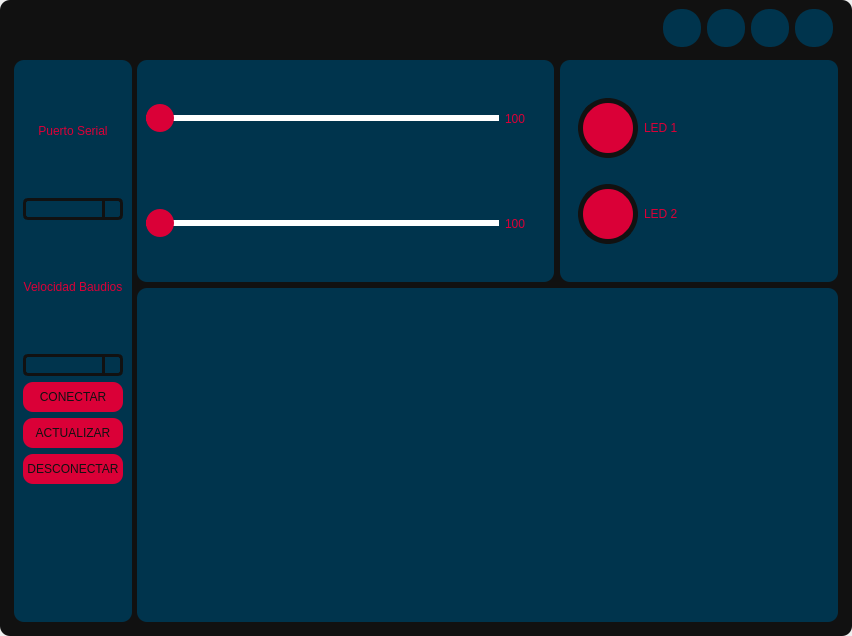
<?xml version="1.0" encoding="UTF-8"?>
<ui version="4.0">
 <class>MainWindow</class>
 <widget class="QMainWindow" name="MainWindow">
  <property name="geometry">
   <rect>
    <x>0</x>
    <y>0</y>
    <width>852</width>
    <height>636</height>
   </rect>
  </property>
  <property name="windowTitle">
   <string>MainWindow</string>
  </property>
  <widget class="QWidget" name="centralwidget">
   <layout class="QVBoxLayout" name="verticalLayout">
    <property name="spacing">
     <number>0</number>
    </property>
    <property name="leftMargin">
     <number>0</number>
    </property>
    <property name="topMargin">
     <number>0</number>
    </property>
    <property name="rightMargin">
     <number>0</number>
    </property>
    <property name="bottomMargin">
     <number>0</number>
    </property>
    <item>
     <widget class="QFrame" name="frame">
      <property name="styleSheet">
       <string notr="true">background-color: rgb(17, 17, 17);
border-radius:10px;</string>
      </property>
      <property name="frameShape">
       <enum>QFrame::StyledPanel</enum>
      </property>
      <property name="frameShadow">
       <enum>QFrame::Raised</enum>
      </property>
      <layout class="QVBoxLayout" name="verticalLayout_2">
       <item>
        <widget class="QFrame" name="frame_superior">
         <property name="minimumSize">
          <size>
           <width>0</width>
           <height>40</height>
          </size>
         </property>
         <property name="maximumSize">
          <size>
           <width>8521</width>
           <height>39</height>
          </size>
         </property>
         <property name="styleSheet">
          <string notr="true">QFrame{
background-color: rgb(17,17,17);
}

QPushButton{
border-radius:18px;
background-color: rgb(17,17,17);
}

QPushButton:hover{
	background-color:rgb(44,44,44);
}</string>
         </property>
         <property name="frameShape">
          <enum>QFrame::StyledPanel</enum>
         </property>
         <property name="frameShadow">
          <enum>QFrame::Raised</enum>
         </property>
         <layout class="QHBoxLayout" name="horizontalLayout">
          <property name="spacing">
           <number>6</number>
          </property>
          <property name="leftMargin">
           <number>10</number>
          </property>
          <property name="topMargin">
           <number>0</number>
          </property>
          <property name="rightMargin">
           <number>10</number>
          </property>
          <property name="bottomMargin">
           <number>7</number>
          </property>
          <item>
           <spacer name="horizontalSpacer">
            <property name="orientation">
             <enum>Qt::Horizontal</enum>
            </property>
            <property name="sizeHint" stdset="0">
             <size>
              <width>631</width>
              <height>20</height>
             </size>
            </property>
           </spacer>
          </item>
          <item>
           <widget class="QPushButton" name="bt_minimize">
            <property name="minimumSize">
             <size>
              <width>38</width>
              <height>38</height>
             </size>
            </property>
            <property name="maximumSize">
             <size>
              <width>38</width>
              <height>38</height>
             </size>
            </property>
            <property name="styleSheet">
             <string notr="true">Background-color: rgb(0, 52, 77);</string>
            </property>
            <property name="text">
             <string/>
            </property>
            <property name="icon">
             <iconset>
              <normaloff>imagenes/imagen_dos.png</normaloff>imagenes/imagen_dos.png</iconset>
            </property>
            <property name="iconSize">
             <size>
              <width>16</width>
              <height>16</height>
             </size>
            </property>
           </widget>
          </item>
          <item>
           <widget class="QPushButton" name="bt_maximize">
            <property name="minimumSize">
             <size>
              <width>38</width>
              <height>38</height>
             </size>
            </property>
            <property name="maximumSize">
             <size>
              <width>38</width>
              <height>38</height>
             </size>
            </property>
            <property name="styleSheet">
             <string notr="true">Background-color: rgb(0, 52, 77);</string>
            </property>
            <property name="text">
             <string/>
            </property>
            <property name="icon">
             <iconset>
              <normaloff>imagenes/imagen_dos.png</normaloff>imagenes/imagen_dos.png</iconset>
            </property>
            <property name="iconSize">
             <size>
              <width>16</width>
              <height>16</height>
             </size>
            </property>
           </widget>
          </item>
          <item>
           <widget class="QPushButton" name="bt_normal">
            <property name="minimumSize">
             <size>
              <width>38</width>
              <height>38</height>
             </size>
            </property>
            <property name="maximumSize">
             <size>
              <width>38</width>
              <height>38</height>
             </size>
            </property>
            <property name="styleSheet">
             <string notr="true">Background-color: rgb(0, 52, 77);</string>
            </property>
            <property name="text">
             <string/>
            </property>
            <property name="icon">
             <iconset>
              <normaloff>imagenes/imagen_dos.png</normaloff>imagenes/imagen_dos.png</iconset>
            </property>
            <property name="iconSize">
             <size>
              <width>16</width>
              <height>16</height>
             </size>
            </property>
           </widget>
          </item>
          <item>
           <widget class="QPushButton" name="bt_close">
            <property name="minimumSize">
             <size>
              <width>38</width>
              <height>38</height>
             </size>
            </property>
            <property name="maximumSize">
             <size>
              <width>42</width>
              <height>42</height>
             </size>
            </property>
            <property name="styleSheet">
             <string notr="true">Background-color: rgb(0, 52, 77);</string>
            </property>
            <property name="text">
             <string/>
            </property>
            <property name="icon">
             <iconset>
              <normaloff>imagenes/cerrar.png</normaloff>imagenes/cerrar.png</iconset>
            </property>
            <property name="iconSize">
             <size>
              <width>16</width>
              <height>16</height>
             </size>
            </property>
            <property name="autoDefault">
             <bool>false</bool>
            </property>
           </widget>
          </item>
         </layout>
        </widget>
       </item>
       <item>
        <widget class="QFrame" name="frame_3">
         <property name="frameShape">
          <enum>QFrame::StyledPanel</enum>
         </property>
         <property name="frameShadow">
          <enum>QFrame::Raised</enum>
         </property>
         <layout class="QVBoxLayout" name="verticalLayout_4" stretch="2">
          <property name="spacing">
           <number>5</number>
          </property>
          <property name="leftMargin">
           <number>5</number>
          </property>
          <property name="topMargin">
           <number>5</number>
          </property>
          <property name="rightMargin">
           <number>5</number>
          </property>
          <property name="bottomMargin">
           <number>5</number>
          </property>
          <item>
           <layout class="QHBoxLayout" name="horizontalLayout_3">
            <item>
             <widget class="QFrame" name="frame_2">
              <property name="minimumSize">
               <size>
                <width>0</width>
                <height>0</height>
               </size>
              </property>
              <property name="maximumSize">
               <size>
                <width>280</width>
                <height>600</height>
               </size>
              </property>
              <property name="styleSheet">
               <string notr="true">background-color: rgb(0,52,77);
border-radius:10px;</string>
              </property>
              <property name="frameShape">
               <enum>QFrame::StyledPanel</enum>
              </property>
              <property name="frameShadow">
               <enum>QFrame::Raised</enum>
              </property>
              <layout class="QVBoxLayout" name="verticalLayout_6">
               <item>
                <widget class="QLabel" name="label">
                 <property name="minimumSize">
                  <size>
                   <width>0</width>
                   <height>30</height>
                  </size>
                 </property>
                 <property name="styleSheet">
                  <string notr="true">color:rgb(218,0,55);
font: 97 12pt &quot;Arial Black&quot;;</string>
                 </property>
                 <property name="text">
                  <string>Puerto Serial</string>
                 </property>
                 <property name="alignment">
                  <set>Qt::AlignCenter</set>
                 </property>
                </widget>
               </item>
               <item>
                <widget class="QComboBox" name="cb_list_ports">
                 <property name="styleSheet">
                  <string notr="true">QComboBox{
	border: 3px solid #111111;
	border-radius: 5px;
	min-width: 6em;
	color: rgb(218, 0, 55);
	font: 87 10pt &quot;Arial Black&quot;;
}

QComboBox::drop-down{
	subcontrol-origin: padding;
	subcontrol-position: top right;
	width: 15px;
	border-left-width: 3px;
	border-left-color: #111111;
	border-left-style: solid;
	border-top-right-radius: 4px;
	border-bottom-right-radius: 4px;
}

QComboBox QAbstractItemView {
	background: #2c2c2c;
	selection-background-color: #ff0037;
	color: #111111
}

</string>
                 </property>
                </widget>
               </item>
               <item>
                <widget class="QLabel" name="label_4">
                 <property name="minimumSize">
                  <size>
                   <width>0</width>
                   <height>30</height>
                  </size>
                 </property>
                 <property name="styleSheet">
                  <string notr="true">color:rgb(218,0,55);
font: 97 12pt &quot;Arial Black&quot;;</string>
                 </property>
                 <property name="text">
                  <string>Velocidad Baudios</string>
                 </property>
                 <property name="alignment">
                  <set>Qt::AlignCenter</set>
                 </property>
                </widget>
               </item>
               <item>
                <widget class="QComboBox" name="cb_list_baudrates">
                 <property name="styleSheet">
                  <string notr="true">QComboBox{
	border: 3px solid #111111;
	border-radius: 5px;
	min-width: 6em;
	color: rgb(218, 0, 55);
	font: 87 10pt &quot;Arial Black&quot;;
}

QComboBox::drop-down{
	subcontrol-origin: padding;
	subcontrol-position: top right;
	width: 15px;
	border-left-width: 3px;
	border-left-color: #111111;
	border-left-style: solid;
	border-top-right-radius: 4px;
	border-bottom-right-radius: 4px;
}

QComboBox QAbstractItemView {
	background: #2c2c2c;
	selection-background-color: #ff0037;
	color: #111111
}

</string>
                 </property>
                </widget>
               </item>
               <item>
                <widget class="QPushButton" name="bt_connect">
                 <property name="minimumSize">
                  <size>
                   <width>0</width>
                   <height>30</height>
                  </size>
                 </property>
                 <property name="styleSheet">
                  <string notr="true">QPushButton {
	background-color: rgb(218, 0, 55);
	font: 87 12pt &quot;Arial Black&quot;;
	
	color: rgb(17, 17, 17);
}

QPushButton:hover{
	background-color: rgb(17, 17, 17);
	font: 87 12pt &quot;Arial Black&quot;;
	color: rgb(218, 0, 55);
}</string>
                 </property>
                 <property name="text">
                  <string>CONECTAR</string>
                 </property>
                </widget>
               </item>
               <item>
                <widget class="QPushButton" name="bt_update">
                 <property name="minimumSize">
                  <size>
                   <width>0</width>
                   <height>30</height>
                  </size>
                 </property>
                 <property name="styleSheet">
                  <string notr="true">QPushButton {
	background-color: rgb(218, 0, 55);
	font: 87 12pt &quot;Arial Black&quot;;
	
	color: rgb(17, 17, 17);
}

QPushButton:hover{
	background-color: rgb(17, 17, 17);
	font: 87 12pt &quot;Arial Black&quot;;
	color: rgb(218, 0, 55);
}</string>
                 </property>
                 <property name="text">
                  <string>ACTUALIZAR</string>
                 </property>
                </widget>
               </item>
               <item>
                <widget class="QPushButton" name="bt_disconnect">
                 <property name="minimumSize">
                  <size>
                   <width>0</width>
                   <height>30</height>
                  </size>
                 </property>
                 <property name="styleSheet">
                  <string notr="true">QPushButton {
	background-color: rgb(218, 0, 55);
	font: 87 12pt &quot;Arial Black&quot;;
	
	color: rgb(17, 17, 17);
}

QPushButton:hover{
	background-color: rgb(17, 17, 17);
	font: 87 12pt &quot;Arial Black&quot;;
	color: rgb(218, 0, 55);
}</string>
                 </property>
                 <property name="text">
                  <string>DESCONECTAR</string>
                 </property>
                </widget>
               </item>
               <item>
                <widget class="QLabel" name="label_2">
                 <property name="minimumSize">
                  <size>
                   <width>100</width>
                   <height>100</height>
                  </size>
                 </property>
                 <property name="text">
                  <string/>
                 </property>
                 <property name="pixmap">
                  <pixmap>imagenes/inteligencia-artificial.png</pixmap>
                 </property>
                 <property name="alignment">
                  <set>Qt::AlignCenter</set>
                 </property>
                </widget>
               </item>
              </layout>
             </widget>
            </item>
            <item>
             <layout class="QVBoxLayout" name="verticalLayout_3" stretch="2,3">
              <property name="spacing">
               <number>6</number>
              </property>
              <item>
               <layout class="QHBoxLayout" name="horizontalLayout_2" stretch="3,2">
                <property name="spacing">
                 <number>6</number>
                </property>
                <item>
                 <widget class="QFrame" name="frame_4">
                  <property name="minimumSize">
                   <size>
                    <width>30</width>
                    <height>0</height>
                   </size>
                  </property>
                  <property name="styleSheet">
                   <string notr="true">background-color: rgb(0,52,77);
border-radius:10px;</string>
                  </property>
                  <property name="frameShape">
                   <enum>QFrame::StyledPanel</enum>
                  </property>
                  <property name="frameShadow">
                   <enum>QFrame::Raised</enum>
                  </property>
                  <layout class="QVBoxLayout" name="verticalLayout_8">
                   <item>
                    <layout class="QHBoxLayout" name="horizontalLayout_4">
                     <item>
                      <widget class="QSlider" name="slider_one">
                       <property name="minimumSize">
                        <size>
                         <width>0</width>
                         <height>30</height>
                        </size>
                       </property>
                       <property name="styleSheet">
                        <string notr="true">QSlider::groove:horizontal{
	border: 1px solid #da0037;
	height: 4px;
	background: #da0037;
}

QSlider::handle:horizontal {
	background: rgb(218, 0, 55);
	width: 28px;
	height: 28px;
	left: 11px;
	right: 11px;
	margin: -12px;
	border-radius: 14px;
}

QSlider::add-page:horizontal{
	background-color:white;
	border: 1px solid white;
}</string>
                       </property>
                       <property name="maximum">
                        <number>255</number>
                       </property>
                       <property name="orientation">
                        <enum>Qt::Horizontal</enum>
                       </property>
                      </widget>
                     </item>
                     <item>
                      <widget class="QLabel" name="value_one">
                       <property name="minimumSize">
                        <size>
                         <width>40</width>
                         <height>0</height>
                        </size>
                       </property>
                       <property name="styleSheet">
                        <string notr="true">color:rgb(218,0,55);
font: 97 12pt &quot;Arial Black&quot;;</string>
                       </property>
                       <property name="text">
                        <string>100</string>
                       </property>
                      </widget>
                     </item>
                    </layout>
                   </item>
                   <item>
                    <layout class="QHBoxLayout" name="horizontalLayout_5">
                     <item>
                      <widget class="QSlider" name="slider_two">
                       <property name="minimumSize">
                        <size>
                         <width>0</width>
                         <height>30</height>
                        </size>
                       </property>
                       <property name="styleSheet">
                        <string notr="true">QSlider::groove:horizontal{
	border: 1px solid #da0037;
	height: 4px;
	background: #da0037;
}

QSlider::handle:horizontal {
	background: rgb(218, 0, 55);
	width: 28px;
	height: 28px;
	left: 11px;
	right: 11px;
	margin: -12px;
	border-radius: 14px;
}

QSlider::add-page:horizontal{
	background-color:white;
	border: 1px solid white;
}</string>
                       </property>
                       <property name="maximum">
                        <number>255</number>
                       </property>
                       <property name="orientation">
                        <enum>Qt::Horizontal</enum>
                       </property>
                      </widget>
                     </item>
                     <item>
                      <widget class="QLabel" name="value_two">
                       <property name="minimumSize">
                        <size>
                         <width>40</width>
                         <height>0</height>
                        </size>
                       </property>
                       <property name="styleSheet">
                        <string notr="true">color:rgb(218,0,55);
font: 97 12pt &quot;Arial Black&quot;;</string>
                       </property>
                       <property name="text">
                        <string>100</string>
                       </property>
                      </widget>
                     </item>
                    </layout>
                   </item>
                  </layout>
                 </widget>
                </item>
                <item>
                 <widget class="QFrame" name="frame_6">
                  <property name="styleSheet">
                   <string notr="true">background-color: rgb(0,52,77);
border-radius:10px;</string>
                  </property>
                  <property name="frameShape">
                   <enum>QFrame::StyledPanel</enum>
                  </property>
                  <property name="frameShadow">
                   <enum>QFrame::Raised</enum>
                  </property>
                  <layout class="QVBoxLayout" name="verticalLayout_7">
                   <item>
                    <widget class="QGroupBox" name="groupBox">
                     <property name="title">
                      <string/>
                     </property>
                     <layout class="QVBoxLayout" name="verticalLayout_9">
                      <item>
                       <widget class="QRadioButton" name="led_one">
                        <property name="styleSheet">
                         <string notr="true">QRadioButton{
	color: rgb(218, 0, 55);
	font: 87 12pt &quot;Arial Black&quot;;
}

QRadioButton::indicator {
	width: 50px;
	height: 50px;
	border-radius: 30px;
}

QRadioButton::indicator:checked{
	background-color: #00ff00;
	border: 5px solid #111111;
}

QRadioButton::indicator:unchecked{
	background-color: #da0037;
	border: 5px solid #111111;
}
</string>
                        </property>
                        <property name="text">
                         <string>LED 1</string>
                        </property>
                       </widget>
                      </item>
                      <item>
                       <widget class="QRadioButton" name="led_two">
                        <property name="styleSheet">
                         <string notr="true">QRadioButton{
	color: rgb(218, 0, 55);
	font: 87 12pt &quot;Arial Black&quot;;
}

QRadioButton::indicator {
	width: 50px;
	height: 50px;
	border-radius: 30px;
}

QRadioButton::indicator:checked{
	background-color: #00ff00;
	border: 5px solid #111111;
}

QRadioButton::indicator:unchecked{
	background-color: #da0037;
	border: 5px solid #111111;
}
</string>
                        </property>
                        <property name="text">
                         <string>LED 2</string>
                        </property>
                       </widget>
                      </item>
                     </layout>
                    </widget>
                   </item>
                  </layout>
                 </widget>
                </item>
               </layout>
              </item>
              <item>
               <widget class="QFrame" name="frame_5">
                <property name="styleSheet">
                 <string notr="true">background-color: rgb(0,52,77);</string>
                </property>
                <property name="frameShape">
                 <enum>QFrame::StyledPanel</enum>
                </property>
                <property name="frameShadow">
                 <enum>QFrame::Raised</enum>
                </property>
                <layout class="QVBoxLayout" name="verticalLayout_5">
                 <item>
                  <layout class="QVBoxLayout" name="graph_layout">
                   <property name="spacing">
                    <number>6</number>
                   </property>
                  </layout>
                 </item>
                </layout>
               </widget>
              </item>
             </layout>
            </item>
           </layout>
          </item>
         </layout>
        </widget>
       </item>
      </layout>
     </widget>
    </item>
   </layout>
  </widget>
 </widget>
 <resources/>
 <connections/>
</ui>
